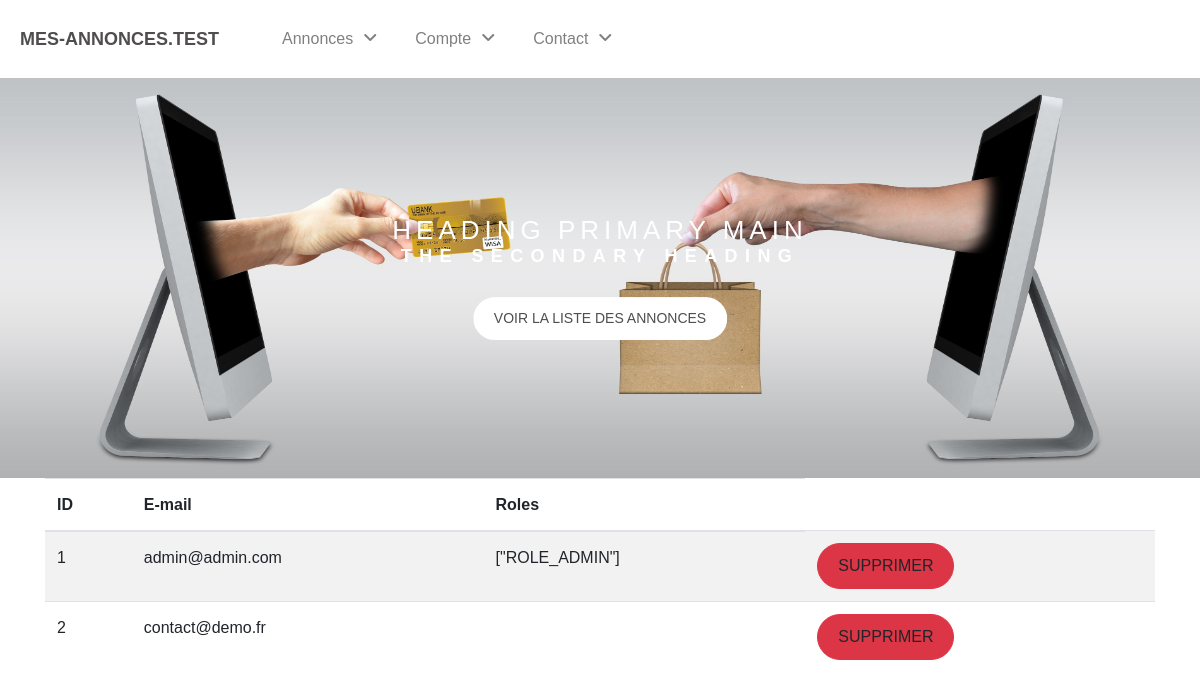
Page /admin/users (signed in) on the committed database.
### tables this page shows
CREATE TABLE `users` (
  `id` int(11) NOT NULL,
  `email` varchar(255) NOT NULL,
  `password` varchar(255) NOT NULL,
  `roles` longtext DEFAULT NULL CHECK (json_valid(`roles`))
);

### Controllers/Controller.php (called while the page is built, shortened)
<?php
abstract class Controller
{
    public function render(string $fichier, array $donnees = [], string $template = 'default')
    {
        extract($donnees);
        require_once ROOT . '/Views/' . $fichier . '.php';
    }
}

### public/index.php (called while the page is built, shortened)
<?php
$app = new Main();
$app->start();

### Models/UsersModel.php (called while the page is built, shortened)
<?php
class UsersModel extends Model
{
    public function __construct()
    {
        $class = str_replace(__NAMESPACE__ . '\\', '', __CLASS__);
        $this->table = strtolower(str_replace('Model', '', $class));
    }
}

### Core/Db.php (called while the page is built, shortened)
<?php
class Db extends PDO
{
    private static $instance;
    private function __construct()
    {
        $_dsn = 'mysql:dbname=' . self::DBNAME . ';host=' . self::DBHOST;
    }
    public static function getInstance(): self
    {
        if (self::$instance === null) {
            self::$instance = new self();
        }
        return self::$instance;
    }
}

### Models/Model.php (called while the page is built, shortened)
<?php
class Model extends Db
{
    protected $table;
    public function findAll()
    {
        $query = $this->requete('SELECT * FROM ' . $this->table);
        return $query->fetchAll();
    }
    protected function requete(string $sql, array $attributs = null)
    {
        $this->db = Db::getInstance();
        if ($attributs !== null) {
            $query = $this->db->prepare($sql);
            $query->execute($attributs);
            return $query;
        } else {
            return $this->db->query($sql);
        }
    }
}

### Views/admin/users.php (the view)
<table class="table table-striped">
    <thead>
        <th>ID</th>
        <th>E-mail</th>
        <th>Roles</th>
    </thead>
    <tbody>
        <?php foreach ($users as $user) : ?>
            <tr>
                <td><?= $user->id ?></td>
                <td><?= $user->email ?></td>
                <td><?= $user->roles ?></td>
                <td>
                    <a href="/admin/supprimeUser/<?= $user->id ?>" class="btn btn-danger">Supprimer</a>
                </td>
            </tr>
        <?php endforeach; ?>
    </tbody>
</table>

### public/css/styles.css (style rules this page uses)
body { font-family: 'Montserrat', sans-serif; font-weight: 400; font-size: 16px; line-height: 1.7; color: rgb(79, 77, 77); overflow-x: hidden; }
a { color: inherit !important; }
.btn:link, .btn:visited { text-transform: uppercase; text-decoration: none; padding: 10px 20px; display: inline-block; border-radius: 100px; transition: all .2s; position: relative; }

### rows in the picture
users: id "1", email "admin@admin.com", roles "[\"ROLE_ADMIN\"]"
users: id "2", email "contact@demo.fr"
